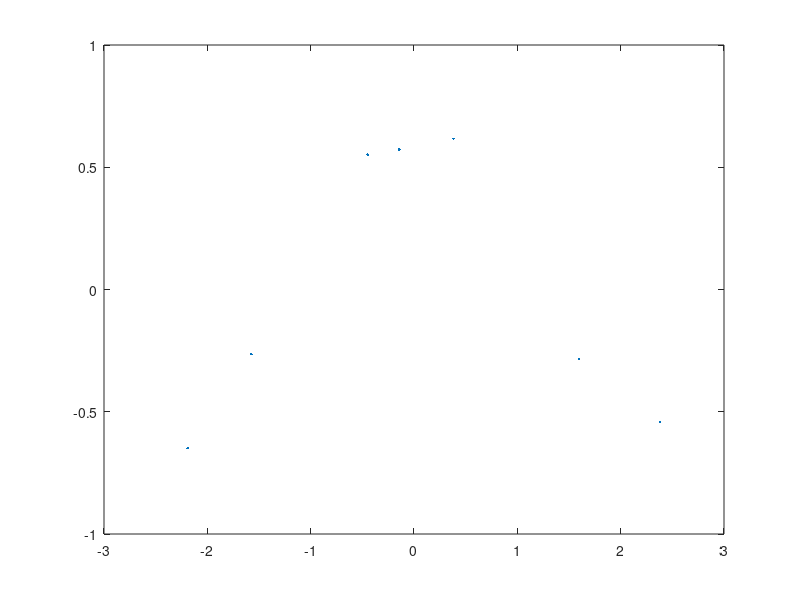

Write the MATLAB code that produced this figure.
# Du lieu dau vao
X = [
    [12 23 34 44 59 70 98]
    [12 15 25 27 32 88 99]
    [15 35 78 82 90 95 97]
]'

# Tam hoa du lieu
[m , n] = size(X)
mean_col = (X' * ones(m, 1) / m)'
Xn = (X - ones(m, 1) * mean_col)
std_X = sqrt((Xn .^ 2)' * ones(m, 1) / (m - 1))
Xn0 = Xn ./ (ones(m, 1) * std_X')

# Ve du lieu co so
plot(Xn0(:, 1), Xn0(:, 2), '.')
plot(Xn0(:, 1), Xn0(:, 3), '.')
plot(Xn0(:, 2), Xn0(:, 3), '.')

# tim u, s, v
[u, s, v] = svd(Xn0)

# du lieu giam chieu
vk = v(:, 1:2)
Z = Xn0 * vk

# Ve du lieu da giam chieu
plot(Z(:, 1), Z(:, 2), '.')

# Tinh I
s2 = s .^ 2
sum_lambda = sum(s2(1:n, 1:n) * ones(n, 1))
sum_lambda_k = sum(s2(1:2, 1:2) * ones(2, 1))
i = sum_lambda_k / sum_lambda

# Theo cach khac, nhung s2 khac thu tu sap xep
[v, s2] = eig(Xn0' * Xn0)